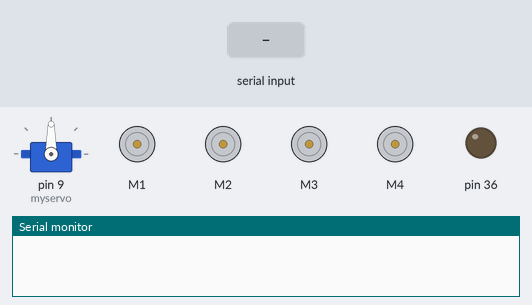
A sketch run on a simulated Arduino Mega 2560, built with avr-gcc and run on an emulated ATmega2560. On the bench: servo, 4 × DC motor (green arrow = forward, orange = backward, longer = faster), output pins drawn as LEDs (lit = HIGH), the last lines printed to the serial monitor. The test bench sets the inputs (shaded band).

Above: at 1.2 s.
1.3 s: "1\n" received over the second serial link
At 1.9 s:
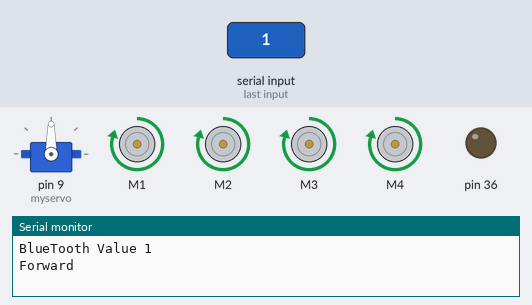
2.8 s: "5\n" received over the second serial link
At 3.1 s:
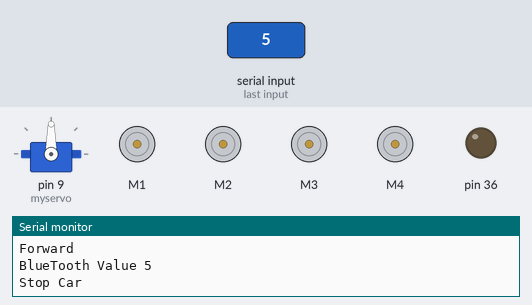
4.3 s: "2\n" received over the second serial link
At 5.4 s:
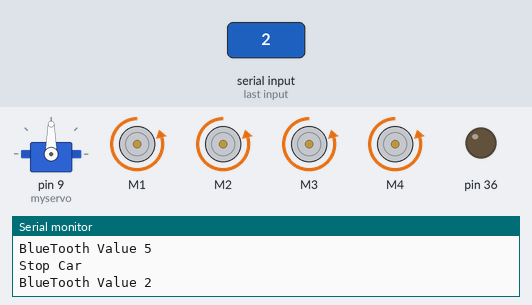
5.8 s: "3\n" received over the second serial link
At 6.6 s:
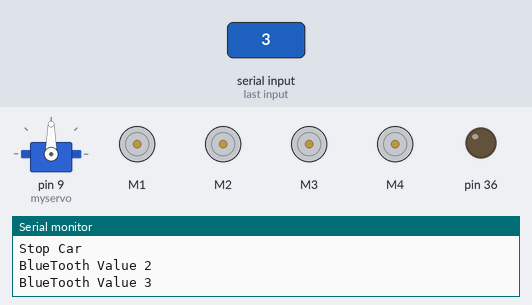
7.4 s: "4\n" received over the second serial link
At 7.8 s:
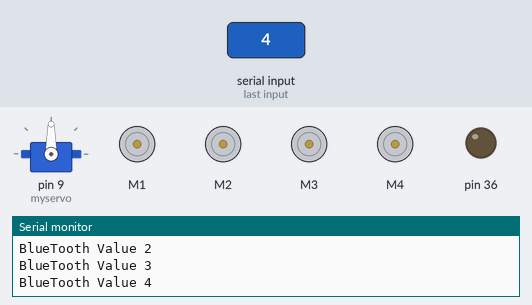
Timing chart, 0 to 10.0 s (numbered marks = the images above; inputs shaded):
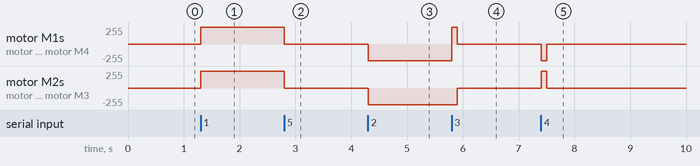

Measured:
- after the input at 1.3 s, motor M1–4: stopped → forward 250/255 at once
- after the input at 2.8 s, motor M1–4: forward 250/255 → stopped at once
- after the input at 4.3 s, motor M1–4: stopped → backward 250/255 at once
- after the input at 5.8 s, motor M1, motor M4: backward 250/255 → forward 250/255 at once, → stopped 0.10 s later; motor M2, motor M3: backward 250/255 → stopped after 0.10 s
- after the input at 7.4 s, motor M1, motor M4: stopped → backward 250/255 at once, → stopped 0.10 s later; motor M2, motor M3: stopped → forward 250/255 at once, → stopped 0.10 s later

The sketch:

GPS_Guided_Robot.ino
```cpp
#include <Wire.h>
#include <Servo.h>


// Drive Motors Setup
#include <AFMotor.h>
AF_DCMotor motor1(1, MOTOR12_64KHZ);
AF_DCMotor motor2(2, MOTOR12_64KHZ);
AF_DCMotor motor3(3, MOTOR12_64KHZ);
AF_DCMotor motor4(4, MOTOR12_64KHZ);
int turn_Speed = 175;
int mtr_Spd = 250;

// Servo Control
Servo myservo;
int pos = 0;

// Ping Sensor for Collision Avoidance
boolean pingOn = true;
int trigPin = 43;
int echoPin = 42;
long duration, inches;
int Ping_distance;
float Fdistance;
unsigned long currentMillis = 0;
unsigned long previousMillis = 0;
const long interval = 200;
int rightDistance = 0, leftDistance = 0;

// Bluetooth Variables & Setup
String str;
int blueToothVal;
int bt_Pin = 34;


void setup() {
  Serial.begin(115200);
  Serial1.begin(9600);
  Serial2.begin(9600);

  myservo.attach(9);
  pinMode(36, OUTPUT);
  pinMode(bt_Pin, INPUT);

  pinMode(trigPin, OUTPUT);
  pinMode(echoPin, INPUT);


}

void loop() {
  // Your existing code here
  bluetooth();

}
```

Bluetooth.ino
```cpp
//**************************************************************************************************************************************************
// This procedure reads the serial port - Serial1 - for bluetooth commands being sent from the Android device

void bluetooth()
{
 while (Serial1.available())                                    // Read bluetooth commands over Serial1 // Warning: If an error with Serial1 occurs, make sure Arduino Mega 2560 is Selected
 {
  {
      str = Serial1.readStringUntil('\n');                      // str is the temporary variable for storing the last sring sent over bluetooth from Android device
      //Serial.print(str);                                      // for testing purposes
  }

    blueToothVal = (str.toInt());                               //  convert the string 'str' into an integer and assign it to blueToothVal
    Serial.print("BlueTooth Value ");
    Serial.println(blueToothVal);

// **************************************************************************************************************************************************

 switch (blueToothVal)
 {
      case 1:
        Serial1.println("Forward");
        Forward();
        break;

      case 2:
        Serial1.println("Reverse");
        Reverse();
        break;

      case 3:
        Serial1.println("Left");
        RightTurn();
        StopCar();
        break;

      case 4:
        Serial1.println("Right");
        LeftTurn();
        StopCar();
        break;

      case 5:
        Serial.println("Stop Car ");
        StopCar();
        blueToothVal = 5;
        break;

      //case 6:
      //Serial.println("sweep");
      //follow();
      //break;


 } // end of switch case

// **************************************************************************************************************************************************
// Slider Value for Speed

if (blueToothVal)
  {
   //Serial.println(blueToothVal);
  if (blueToothVal >= 1000)
{
    Serial1.print("Speed set To:  ");
    Serial1.println(blueToothVal - 1000);
    mtr_Spd = (blueToothVal - 1000);
    Serial.println();
    Serial.print("Turn Speed ");
    Serial.println(turn_Speed);
 }


// **************************************************************************************************************************************************
// Detect for Mines - Sweep Not Used

if (blueToothVal == 15){

  Serial.println("Detecting");
  follow();
}

  }

// **************************************************************************************************************************************************

 }                                                              // end of while loop Serial1 read

                                                               // if no data from Bluetooth
   if (Serial1.available() < 0)                                 // if an error occurs, confirm that the arduino mega board is selected in the Tools Menu
    {
     Serial1.println("No Bluetooth Data ");
    }

} // end of bluetooth procedure
```

Collision_Avoid.ino
```cpp
int Ping() {

  currentMillis = millis();

 if ((currentMillis - previousMillis >= interval) && (pingOn == true))
 {

  digitalWrite(trigPin, LOW);
  delayMicroseconds(2);
  digitalWrite(trigPin, HIGH);
  delayMicroseconds(20);
  digitalWrite(trigPin, LOW);
  float Fdistance = pulseIn(echoPin, HIGH);
  Fdistance = Fdistance / 58;
  return (int)Fdistance;


  }       // end if statement

}         // end Ping()
```

Steering.ino
```cpp
void Forward()
{
  Serial.println("Forward");
  motor1.setSpeed(mtr_Spd);
  motor2.setSpeed(mtr_Spd);
  motor3.setSpeed(mtr_Spd);
  motor4.setSpeed(mtr_Spd);

  motor1.run(FORWARD);                                                         // go forward all wheels
  motor2.run(FORWARD);
  motor3.run(FORWARD);
  motor4.run(FORWARD);
}

// **********************************************************************************************************************************************************************

void Forward_Meter()
{
  motor1.setSpeed(mtr_Spd);
  motor2.setSpeed(mtr_Spd);
  motor3.setSpeed(mtr_Spd);
  motor4.setSpeed(mtr_Spd);

  motor1.run(FORWARD);                                                        // go forward all wheels for specified time
  motor2.run(FORWARD);
  motor3.run(FORWARD);
  motor4.run(FORWARD);
}

// **********************************************************************************************************************************************************************

void Reverse()
{
  motor1.setSpeed(mtr_Spd);
  motor2.setSpeed(mtr_Spd);
  motor3.setSpeed(mtr_Spd);
  motor4.setSpeed(mtr_Spd);

  motor1.run(BACKWARD);                                                        // Reverse all wheels
  motor2.run(BACKWARD);
  motor3.run(BACKWARD);
  motor4.run(BACKWARD);
}

// **********************************************************************************************************************************************************************

void LeftTurn()
{
  motor1.setSpeed(mtr_Spd);
  motor2.setSpeed(mtr_Spd);
  motor3.setSpeed(mtr_Spd);
  motor4.setSpeed(mtr_Spd);

  motor1.run(BACKWARD);                                                        // Turn left
  motor2.run(FORWARD);
  motor3.run(FORWARD);
  motor4.run(BACKWARD);
  delay(100);
}

// **********************************************************************************************************************************************************************

void RightTurn()
{
  motor1.setSpeed(mtr_Spd);
  motor2.setSpeed(mtr_Spd);
  motor3.setSpeed(mtr_Spd);
  motor4.setSpeed(mtr_Spd);

  motor1.run(FORWARD);
  motor2.run(BACKWARD);
  motor3.run(BACKWARD);
  motor4.run(FORWARD);
  delay(100);                                                                   //delay for 100ms more responsive turn per push on bluetooth
}

// **********************************************************************************************************************************************************************


// **********************************************************************************************************************************************************************

void StopCar()
{


  motor1.run(RELEASE);
  motor2.run(RELEASE);
  motor3.run(RELEASE);
  motor4.run(RELEASE);

}
```

Sweep.ino
```cpp
void sweep() {
  bluetooth();                      // Can be used to simulate Metal Detecting or to rotate Ping Sensor

  myservo.write(60);  //setservo position to right side
    delay(200);
    rightDistance = Ping();

    myservo.write(120);  //set servo position to left side
    delay(200);
    leftDistance = Ping();


    if((rightDistance > 70)&&(leftDistance > 70)){
      StopCar();
    }else if((rightDistance >= 20) && (leftDistance >= 20)) {
      Forward();
    }else if((rightDistance <= 10) && (leftDistance <= 10)) {
        Reverse();
        delay(100);
    }else if(rightDistance - 3 > leftDistance) {
        RightTurn();
        delay(100);
    }else if(rightDistance + 3 < leftDistance) {
        LeftTurn();
        delay(100);
    }else{
      StopCar();
    }

}

void follow(){
  while (blueToothVal == 15){
    sweep();
  }
}
```
